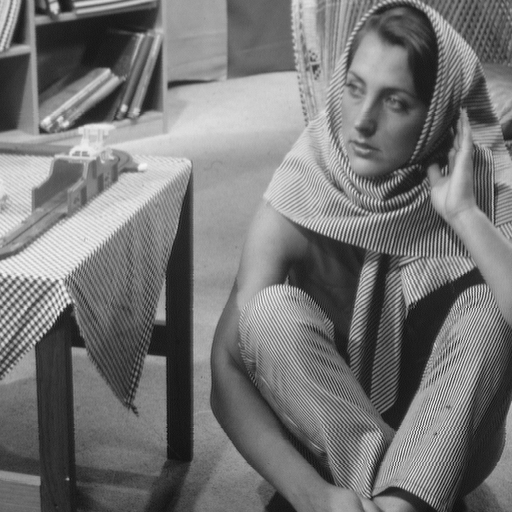
%> input picture figures/barbara.png, 512 x 512 px
$ octave Demo_Barbara.m   (GNU Octave 9; MATLAB toolbox functions it lacks are replaced by stand-ins)
%> lines starting %> are read from the running program, lines starting %| are printed output that depends on the picture; long printed decimals are rounded
### RPCA_S2Y.m
function [L, S, out] = RPCA_S2Y(D, prox_S, prox_L, t, para)

%%%%%%%%%%%%%%%%%%%%%%%%%%%%%%%%%%%%%%%%%%%%%%%%%%%%%%%%%%%%%%%%%%%%%%%%%%
%
%   Algorithm 1 without acceleration for RPCA
%
%   Minimize  0.5* ||L + S -D||^2 + f(S) + g(L)
%
%   Input:
%           t:  stepsize
%           para.tol: 1e-4
%           para.MAX_ITER : maximum number of iterations
%           para.fcnvalue : the operator to compute the function value
%   Output:
%           out.errL: relative error for each iteration
%           out.fcnvalue: function value for each iteration
%           out.time: time for each iteation
%           out.i: the total number of iterations
%%%%%%%%%%%%%%%%%%%%%%%%%%%%%%%%%%%%%%%%%%%%%%%%%%%%%%%%%%%%%%%%%%%%%%%%%%
    L           = zeros(size(D));

    tol         = para.tol;
    errL        = zeros(para.MAX_ITER, 1);
    fcnvalue    = zeros(para.MAX_ITER, 1);
    time        = zeros(para.MAX_ITER, 1);
    S           = prox_S(D - L);   % the gradient descent step
    timerval    = tic;
    for i = 1: para.MAX_ITER
        L_new   = prox_L(L - t * (S + L - D), t);
        S       = prox_S(D - L_new);   % the gradient descent step
        errL(i)  = norm(L_new - L,'fro');
        time(i)  = toc(timerval);
        fcnvalue(i) = para.fcnvalue(L_new , S, D);
        timerval = tic;
        L   = L_new;
        if errL(i)/norm(L, 'fro') < tol
            break
        end
        %[i, errL(i)]
    end
    out.errL        = errL;
    out.fcnvalue    = fcnvalue;
    out.time        = time;
    out.i = i;
end

### GN_slrp.m
function [X,Out] = GN_slrp(Afun,X,opts)
%%%%%%%%%%%%%%%%%%%%%%%%%%%%%%%%%%%%%%%%
%   The Gauss-Newton algorithm to solve
%
%   maximize \|X*X' - A\|^2_F
%
%   based on the paper "An efficient Gauss--Newton algorithm for symmetric
%       low-rank product matrix approximations." by Xin Liu, Zaiwen Wen, and Yin Zhang.
%       SIAM Journal on Optimization 25.3 (2015): 1571-1608.
%
%
%  Input:   X       % initial X
%           Afun    % the matrix A in operator form
%           opts    % all options
%           tol     % tolerance for the stopping criteria
%           maxit   % the maximum number of iterations
%           quiet   % display the progress or not
%           freq    % the frequency for progress update
%  Output:  X       % the solution
%           Out     % other output
%           Xi      % X/XtX
%           iter    % the number of iterations
%%%%%%%%%%%%%%%%%%%%%%%%%%%%%%%%%%%%%%%%

if isnumeric(Afun)
    A    = Afun;
    Afun = @(X) A * X;
end


%%%%%%%%% initialization %%%%%%%%%%
if ~isfield(opts,'tol');     opts.tol = 1e-4;   end
if ~isfield(opts,'maxit');   opts.maxit = 200;  end
if ~isfield(opts,'quiet');   opts.quiet = 1;    end
if ~isfield(opts,'freq');    opts.freq  = 1;    end
tol   = opts.tol;
maxit = opts.maxit;
quiet = opts.quiet;
freq  = opts.freq;
%%%%%%%%%%%%%%%%%%%%%%%%%%%%%%%%%%%

k = size(X,2);   % k is the number of columns in X
Ik = speye(k);   % identity k x k matrix

if ~quiet; fprintf('GN(  '); end   % show the progress

XtX     = X'*X;                 %
nrmX    = sqrt(trace(XtX));     % The norm of X.

for iter = 1:maxit  % main loop
%%%%%%%%%%%%%%%%%%%%%%%%%%%%%%%
%% main computation
    Y = X / XtX;   % Y = X (X'X)^{-1}
%    [R,p] = chol(XtX);
%    if p > 1; X = X(:,1:p-1); end
%    Y = (X / R) / R';
    Z = Afun(Y);   % Z = AY
    X = Z - X*((Y'*Z - Ik)/2);
    XtX = X'*X;
    nrmXp = nrmX;
    nrmX = sqrt(trace(XtX));    % computer the numer norm of X
%%%%%%%%%%%%%%%%%%%%%%%%%%%
%% check stopping
    crit = abs(1 - nrmX/nrmXp);
%    if crit > tol; count = 0;
%    else count = count + 1;
%    end  % if the norms of X at two iterations are close, we keep count

    done = crit < tol || iter == maxit;  % if count is greater than 0,
    if (~mod(iter, freq) || done) && ~quiet
        fprintf('iter %4i: crit %.2e \n \n',iter,crit);
    end
    if ~quiet
        fprintf('\b\b%2i',iter);
        if done; fprintf('): '); end
    end
    if done; break; end
end

Out.Xi   = Y;
Out.iter = iter;
end % solver

### myprint.m
function myprint(name, h)
% This code will produce eps and pdf files out of a MATLAB figure with no
% change. What you see will be what you get.
%
% Example:
%
%   h = figure(1);
%   ...(your plotting code) ...
%   myprint('filename', h);
%
% Your will get filename.eps and filename.pdf.
% -----------------
% Wotao Yin (2011).

if ~ischar(name)
    error('Input 1 must be char');
end

if ~exist('h','var') || isempty(h)
    h = gcf;
end

ppos = get(h,'Position'); ppos(1:2)=0; psize = ppos(3:4);
dpi = get(0,'ScreenPixelsPerInch');
set(gcf, 'PaperPositionMode', 'manual');
set(gcf, 'PaperUnits', 'inches');
set(gcf, 'PaperSize', psize/dpi);
set(gcf, 'PaperPosition', ppos/dpi);

print('-painters','-depsc2','-r0',name);
print('-painters','-dpdf','-r0',name);

end

### Demo_Barbara.m
%% load the image

clear all
close all
global lambda mu p M

rng(100,'twister');
X       = double(imread('figures\barbara.png'));
%> X: size 512x512 double; min 12, max 246, mean 117.4; mean of the top-left, top-right, bottom-left and bottom-right quarters 141.1, 126.4, 98.1, 103.9
[m,n]   = size(X);
%> m = 512; n = 512
X_0     = X;

%---salt-and-pepper noise-----
c_ratio         = 0.2; % corruption ratio
c_num           = round(c_ratio * m * n);
%> c_num = 52429
noise           = randn(1, c_num);
noise(noise>=0) = 255;
noise(noise<0)  = 0;
J               = randperm(m*n, c_num);
X(J)            = noise;
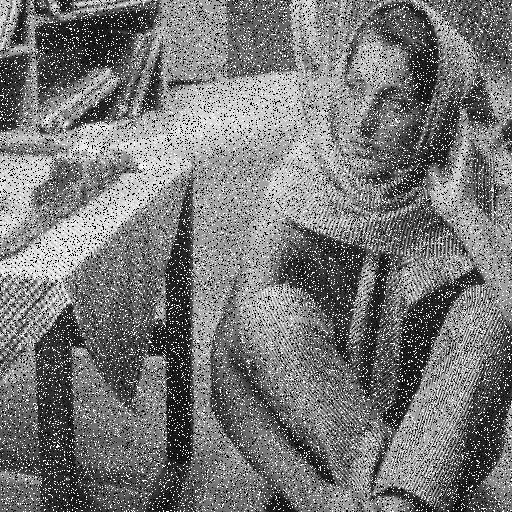
%> X: size 512x512 double; min 0, max 255, mean 119.3

%---small noise-----
D               = X + 4 * randn(size(X));

%  parameters
lambda      = 0.05;
mu          = 1;
p           = 50;
t           = 1;

[U, S, V]   = svds(D, p);
M           = U * S;
M_0         = M;


gradient    = @(D)   feval(@prox_S, D);
proximal    = @(D, t) feval(@prox_L, D, t);
proximal2   = @(D, t) feval(@prox_L_GN, D, t);
fcnvalue    = @(L, S, D) feval(@objective, L, S, D);
para.MAX_ITER   = 1e4;
para.fcnvalue   = fcnvalue;
para.tol        = 1e-4;

corrupted = figure(1);
imshow(uint8(D));
myprint('figures\corrupted_barbara', corrupted);
fprintf('Noisy: RE %f; PSNR %f\n', norm(D - X_0, 'fro')/norm(X_0, 'fro'), psnr(X_0, D, max(X_0(:))))
%| Noisy: RE 0.4809; PSNR 11.935
%> in RPCA_S2Y, `tol         = para.tol;`: tol = 0.0001
%% Parameter selection
%  mu = 0; lambda = 0.03
%  mu = 0.5; lambda = 0.06
%%%%%%%%%%%%%%%%%%%%%%%%%%%%

mu      = 0;
lambda  = 0.03;
M       = M_0;
t       = 1;
%> the run ends on the next line
[L_Shen, S_Shen,  out_Shen]    = RPCA_S2Y(D, gradient, proximal2, t, para);
% [77 lines not run here, left out]
function val = objective(L, S, D)
    global mu lambda
    val = 0.5 * norm(L + S - D,'fro')^2 + lambda * sum(sum(abs(S))) + mu * norm(svd(L),1);
end

function S = prox_S(D)
    global lambda
    S = sign(D) .* max(abs(D) - lambda, 0);
end

function L = prox_L(D, t)  % with large SVD
    global mu p
    [U, S, V]   = svds(D, p);
    S           = diag(max(diag(S) - (t * mu), 0));
    L           = U * S * V';
end


function L = prox_L_GN(D, t)   % without large SVD
    global mu M
    Afun        = @(X)D*(D'*X);
    opt2.tol    = 1e-8;
    opt2.maxit  = 1000;
    [M, Out]    = GN_slrp(Afun, M, opt2);
    [U, S, V]   = svd(M, 'eco');
    S           = diag(max(diag(S) - (t * mu), 0));
    L           = (U * S * V') * (Out.Xi' * D);
end
